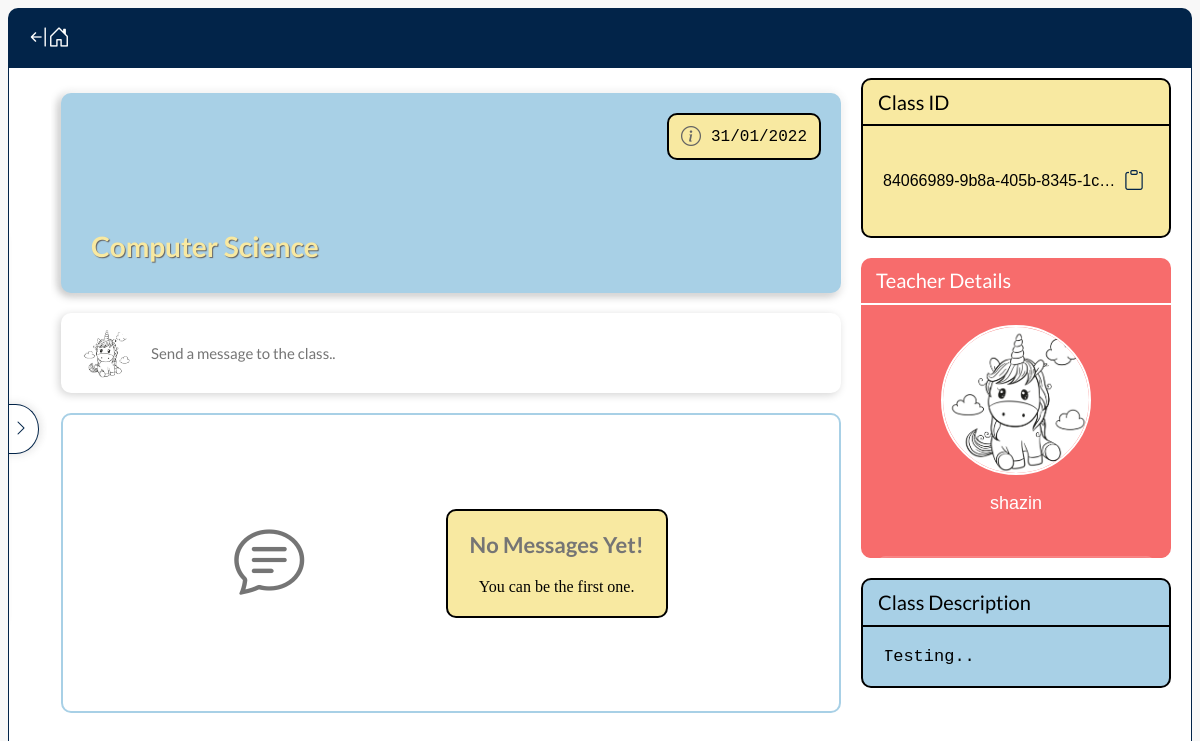
The app's page /class/840669899b8a405b83451c50ae6abf59/ (signed in), older data.
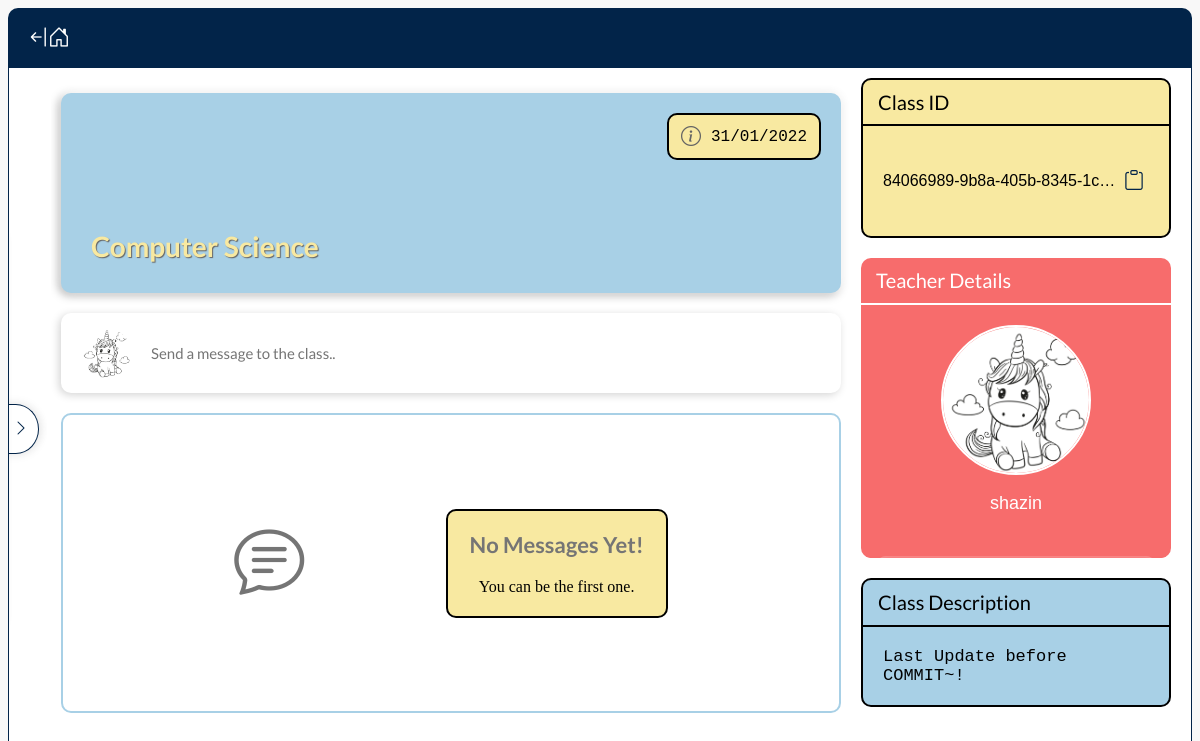
The same page, newer data.
### home/models.py (models this page shows, shortened)
class Class(models.Model):
    id = models.UUIDField(primary_key=True, default=uuid.uuid4, editable=False)
    teacher = models.ForeignKey(CustomUser, on_delete=models.CASCADE)
    title = models.CharField(max_length=80, null=False, blank=False)
    description = models.CharField(max_length=300, null=False, blank=False)
    date_started = models.DateTimeField(auto_now_add=True)
    active = models.BooleanField(default=True)
    @property
    def get_url(self):
        return reverse('classmenu:class', kwargs={'classID' : self.id})
    @property
    def get_url_settings(self):
        return reverse('classmenu:settings', kwargs={'classID' : self.id})
    @property
    def formatted_date(self):
        from .backends import check_if_today_or_yesterday
        return check_if_today_or_yesterday(self.date_started)

### register/models.py (models this page shows, shortened)
class CustomUser(AbstractBaseUser):
    email = models.EmailField(verbose_name='email', max_length=254, unique=True)
    username = models.CharField(max_length=30, unique=False)
    date_joined = models.DateTimeField(verbose_name='date joined', auto_now_add=True)
    last_login = models.DateTimeField(verbose_name='last login', auto_now=True)
    is_admin = models.BooleanField(default=False)
    is_active = models.BooleanField(default=True)
    is_staff = models.BooleanField(default=False)
    is_superuser = models.BooleanField(default=False)
    account_type = models.CharField(max_length=7, choices=ACCOUNT_TYPES, blank=False, null=False)
    profile_pic = models.ImageField(blank=True, upload_to=get_image_upload_location, default='profile/default.jpg')
    bio = models.TextField(max_length=300, null=True, blank=True)
    is_email_verified = models.BooleanField(default=False)
    image_storage_id = models.UUIDField(default=uuid.uuid4, editable=False)
    objects = CustomUserManager()
    USERNAME_FIELD = 'email'
    REQUIRED_FIELDS = ['username', 'account_type']
    @property
    def profile_pic_path(self):
        return f'/media/{self.profile_pic}'

### classmenu/views.py (the view)
# urls.py: path('<classID>/', ClassMenuView.as_view(), name="class"),
class ClassMenuView(View):
    @classentry_check()
    def get(self, request, classID):
        classObj = Class.objects.get(id=classID)
        return render(request, 'classmenu/class.html', {
            'classObj' : classObj,
            'msgObjects' : classObj.messagepublic_set.all(),
        })

### templates/classmenu/class.html (shortened to what this page needs)
{% extends 'classmenu/base.html' %}
{% load static %}
{% block headextraextra %}
<link rel='stylesheet' href="{% static 'css/classmenu/class.css' %}">
{% endblock headextraextra %}
{% block bodyextra %}
<div class="main-content">
    <div class="item header">
        <div class="date-box">
            <i class="bi bi-info-circle"></i>
            <span>{{ classObj.formatted_date }}</span>
        </div>
        <h1>{{ classObj.title }}</h1>
    </div>
    <div class="item msg-div">
        <div class="dummy-overlay">
            <img src="{{ user.profile_pic_path }}">
            <span>Send a message to the class..</span>
        </div>
                        {% include 'blocks/attach-files.html' %}
    </div>
    <div class="all-messages">
        {% if msgObjects %}
            {% for msgObj in msgObjects %}
                <div class="item recieve-msg">
                    <div class="top-bar">
                        <img src="{{ msgObj.user.profile_pic_path }}">
                        {% if msgObj.user == classObj.teacher %}
                            <div class="sender-name" style="color: white; background-color: var(--tertiary-color);">
                                <i class="bi bi-person-fill"></i>
                        {% else %}
                            <div class="sender-name">
                        {% endif %}
                                <span>{{ msgObj.user.username }}</span>
                            </div>
                        {% if msgObj.formatted_date == 'Today' or msgObj.formatted_date == 'Yesterday' %}
                            <div class="date" style="color: var(--tertiary-color)"><span>{{ msgObj.formatted_date }}</span></div>
                            {% else %}
                            <div class="date" style="color: rgb(71, 71, 71)"><span>{{ msgObj.formatted_date }}</span></div>
                        {% endif %}
                        <div class="time"><span>{{ msgObj.time_only }}</span></div>
                    </div>
                    <div class="content-box">
                        <p>{{ msgObj.content }}</p>
                    </div>
                    {% if msgObj.urls.all %}
                        <div class="url-msg-box">
                            <div class="header-box">
                                <span>URL's</span>
                            </div>
                            <div class="content-box">
                                {% for urlObj in msgObj.urls.all %}
                                    <div class="url-container">
                                        <span><a href="{{ urlObj.url }}" target="_blank">{{ urlObj.url }}</a></span>
                                        <div class="icon-butt" onclick="copyText('{{ urlObj.url }}')">
                                            <i class="bi bi-clipboard"></i>
                                        </div>
                                    </div>
                                {% endfor %}
                            </div>
                        </div>
                        {% endif %}
                        {% if msgObj.files.all %}
                        <div class="file-msg-box">
                            <div class="header-box">
                                <span>Files</span>
                            </div>
                            <div class="content-box">
                                {% for fileObj in msgObj.files.all %}
                                    <div class="file-container">
                                        <div class="download-butt" onclick="downloadFile('{{ fileObj.file_location }}')">
                                            <i class="bi bi-download"></i>
                                        </div>
                                        <div class="format-parent">
                                            <div class="format-box">{{ fileObj.format }}</div>
                                        </div>
                                        <div class="bottom-box"><span>{{ fileObj.file_name }}</span></div>
                                    </div>
                                {% endfor %}
                            </div>
                        </div>
                    {% endif %}
                </div>
            {% endfor %}
        {% else %}
        <div class="item empty-div">
            <div class="icon-box">
                <i class="bi bi-chat-text"></i>
            </div>
            <div class="text-box">
                <h2>No Messages Yet!</h2>
                <span>You can be the first one.</span>
            </div>
        </div>
        {% endif %}
    </div>
</div>
<div class="right-content" tabindex="0">
    <div class="item class-id">
        <div class="header">Class ID</div>
        <div class="id-box">
            <span>{{ classObj.id }}</span>
            <div class="icon-box" title="copy">
                <i class="bi bi-clipboard"></i>
            </div>
        </div>
    </div>
    <div class="item teacher-details">
        <div class="header">Teacher Details</div>
        <div class="sub-box">
            <img src="{{ classObj.teacher.profile_pic_path }}"></img>
            <div class="name-box"><p>{{ classObj.teacher.username }}</p></div>
        </div>
        <div class="extra-box">
            <div class="bio-box">{{ classObj.teacher.bio }}</div>
        </div>
    </div>
    <div class="item class-desc">
        <div class="header">Class Description</div>
        <div class="sub-box">
            <div class="desc-box">{{ classObj.description }}</div>
        </div>
    </div>
</div>
{% endblock bodyextra %}

### templates/classmenu/base.html (shortened to what this page needs)
{% extends 'base.html' %}
{% load static %}
{% block headextra %}
<link rel='stylesheet' href="{% static 'css/classmenu/base.css' %}">
{% block headextraextra %}
{% endblock headextraextra %}
{% endblock headextra %}
{% block body %}
<div class="back-box">
    <div class="back-button">
        <i class="bi bi-arrow-bar-left"></i>
        <i class="bi bi-house-door"></i>
    </div>
</div>
<div class="parent-content">
    <div class="nav-bar-box">
        <div class="nav-puller">
            <i class="bi bi-chevron-right"></i>
        </div>
    </div>
    {% block bodyextra %}
    {% endblock bodyextra %}
</div>
{% endblock body %}

### templates/base.html (shortened to what this page needs)
{% load static %}
<!DOCTYPE html>
<html>
<head>
    <link rel="stylesheet" href="https://cdn.jsdelivr.net/npm/bootstrap-icons@1.7.2/font/bootstrap-icons.css">
    <link rel='stylesheet' href="{% static 'css/base.css' %}">
    {% block headextra %}
    {% endblock headextra %}
</head>
<body>
    {% block body %}
    {% endblock body %}
</body>
</html>

### templates/blocks/attach-files.html (shortened to what this page needs)
{% load static %}
<link rel='stylesheet' href="{% static 'css/blocks/attach-files.css' %}">

### static/css/base.css (style rules this page uses)
* { box-sizing: border-box; }
:root { --primary-color: #022449; --secondary-color: #A8D0E6; --secondary-dark-color: #a7ffff; --secondary-light-color: white; --secondary-lighter-color: white; --tertiary-color: #F76C6C; --quaternary-color: #F8E9A1; --text-color: #757575; --shadow-color: rgba(0, 0, 0, 0.349); --shadow-light-color: rgba(0, 0, 0, 0.171); --green-color: #00ff00; --green-light-color: #83ff83; --light-text-color: rgb(230, 230, 230); --error-red-color: red; }

### static/css/classmenu/base.css (style rules this page uses)
body { position: relative; height: calc( 100vh - 18px ); display: flex; justify-content: flex-start; align-items: center; flex-direction: column; background-color: rgb(248, 248, 248); overflow: hidden; }
body > .back-box { position: relative; height: 60px; width: 100%; max-width: 1510px; padding: 0 20px; display: flex; justify-content: flex-start; align-items: center; border-radius: 10px 10px 0 0; background-color: var(--primary-color); }
body > .back-box > .back-button { position: relative; color: white; font-size: 22px; cursor: pointer; transition: color 0.2s; }
body > .back-box > .back-button > i:last-of-type { position: absolute; left: calc(100% - 2px); }
body > .parent-content { height: calc(100% - 60px); max-width: 1510px; width: 100%; background-color: white; border: 1.5px solid var(--primary-color); border-top: none; border-radius: 0 0 10px 10px; display: flex; justify-content: flex-start; flex-direction: column; align-items: center; position: relative; overflow: auto; }
body > .parent-content > .nav-bar-box { width: 130px; height: 100%; display: flex; justify-content: center; align-items: center; position: absolute; left: -90px; transition: left 0.4s, width 0.4s; z-index: 2; }
body > .parent-content > .nav-bar-box > .nav-puller { width: 50px; background-color: white; border: 1px solid var(--primary-color); border-left: none; height: 50px; border-radius: 0 50% 50% 0; box-shadow: 2px 2px 10px rgba(0, 0, 0, 0.06), 2px -2px 10px rgba(0, 0, 0, 0.06); transform: translateX(-10px); padding-right: 9px; display: flex; justify-content: flex-end; align-items: center; cursor: pointer; transition: transform 0.3s; }
body > .parent-content > .nav-bar-box > .nav-puller > i { color: var(--primary-color); transition: transform 0.4s; }

Row changes from the older to the newer data that the page shows:
changed Class "Computer Science": description "Testing.." → "Last Update before COMMIT~!"
